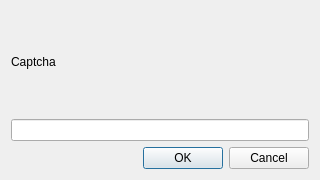
<?xml version="1.0" encoding="UTF-8"?>
<ui version="4.0">
 <class>Dialog</class>
 <widget class="QDialog" name="Dialog">
  <property name="geometry">
   <rect>
    <x>0</x>
    <y>0</y>
    <width>320</width>
    <height>180</height>
   </rect>
  </property>
  <property name="windowTitle">
   <string>Dialog</string>
  </property>
  <layout class="QHBoxLayout" name="horizontalLayout">
   <item>
    <layout class="QVBoxLayout" name="verticalLayout">
     <item>
      <widget class="QLabel" name="captcha">
       <property name="text">
        <string>Captcha</string>
       </property>
      </widget>
     </item>
     <item>
      <widget class="QLineEdit" name="captchaInput"/>
     </item>
     <item>
      <widget class="QDialogButtonBox" name="buttonBox">
       <property name="orientation">
        <enum>Qt::Horizontal</enum>
       </property>
       <property name="standardButtons">
        <set>QDialogButtonBox::Cancel|QDialogButtonBox::Ok</set>
       </property>
      </widget>
     </item>
    </layout>
   </item>
  </layout>
 </widget>
 <resources/>
 <connections>
  <connection>
   <sender>buttonBox</sender>
   <signal>accepted()</signal>
   <receiver>Dialog</receiver>
   <slot>accept()</slot>
   <hints>
    <hint type="sourcelabel">
     <x>248</x>
     <y>254</y>
    </hint>
    <hint type="destinationlabel">
     <x>157</x>
     <y>274</y>
    </hint>
   </hints>
  </connection>
  <connection>
   <sender>buttonBox</sender>
   <signal>rejected()</signal>
   <receiver>Dialog</receiver>
   <slot>reject()</slot>
   <hints>
    <hint type="sourcelabel">
     <x>316</x>
     <y>260</y>
    </hint>
    <hint type="destinationlabel">
     <x>286</x>
     <y>274</y>
    </hint>
   </hints>
  </connection>
 </connections>
</ui>
